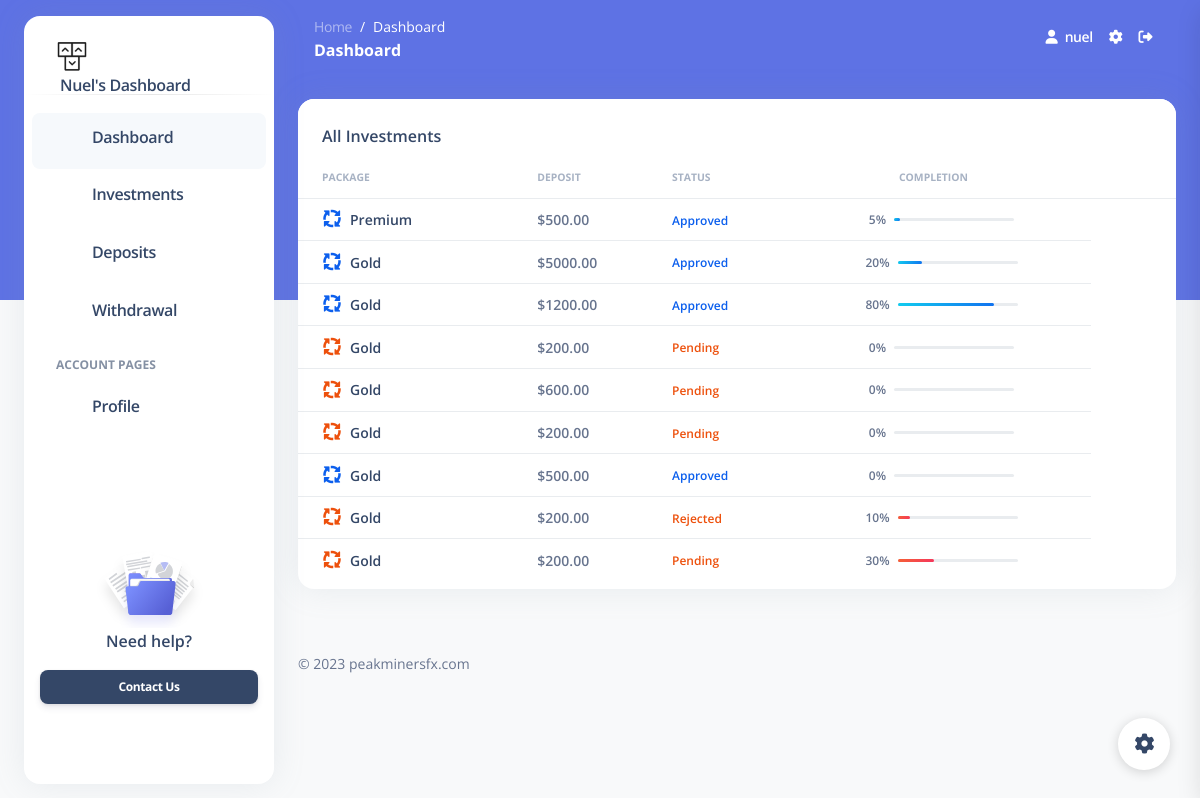
The page /dashboard/investments (signed in) on the database its author committed.
### core/models.py (models this page shows, shortened)
class User(AbstractUser):
    balance = models.DecimalField(max_digits=12, decimal_places=2, default=0.00)
    country = CountryField()
    gender = models.CharField(max_length=10, choices=GENDER_CHOICES)
    groups = models.ManyToManyField(
        "auth.Group", related_name="custom_user_set", blank=True
    )
    user_permissions = models.ManyToManyField(
        "auth.Permission", related_name="custom_user_set", blank=True
    )
    class Meta:
        ordering = ["balance"]

class Deposit(models.Model):
    user = models.ForeignKey(User, on_delete=models.CASCADE)
    amount = models.DecimalField(max_digits=12, decimal_places=2)
    created_at = models.DateTimeField(auto_now_add=True)
    status = models.CharField(
        max_length=20, choices=STATUS_CHOICES, default=STATUS_CHOICES[0][1]
    )
    investment_plan = models.ForeignKey(
        InvestmentPlan, on_delete=models.CASCADE, related_name="deposits"
    )
    completion_percentage = models.IntegerField(default=0)
    class Meta:
        ordering = ["-created_at"]

class InvestmentPlan(models.Model):
    name = models.CharField(max_length=100)
    duration = models.PositiveIntegerField(help_text="Duration in days")
    interest_rate = models.DecimalField(max_digits=10, decimal_places=2)
    minimum_deposit = models.DecimalField(max_digits=20, decimal_places=2)
    class Meta:
        ordering = ["minimum_deposit"]

### dashboard/views.py (the view)
# urls.py: path("investments", InvestmentView.as_view(), name="investments"),
class InvestmentView(LoginRequiredMixin, TemplateView):
    template_name = "dashboard/investments.html"
    def get_context_data(self, **kwargs: Any) -> Dict[str, Any]:
        context = super().get_context_data(**kwargs)
        deposit = Deposit.objects.filter(user=self.request.user)
        context["deposit"] = deposit
        return context

### dashboard/templates/dashboard/investments.html
{%extends 'dashboard/base.html'%} {%load static%} {%block content%}
<div class="container-fluid py-4">
  <div class="row">
    <div class="col-12">
      <div class="card mb-4">
        <div class="card-header pb-0">
          <h6>All Investments</h6>
        </div>
        <div class="card-body px-0 pt-0 pb-2">
          <div class="table-responsive p-0">
            <table class="table align-items-center justify-content-center mb-0">
              <thead>
                <tr>
                  <th
                    class="text-uppercase text-secondary text-xxs font-weight-bolder opacity-7"
                  >
                    Package
                  </th>
                  <th
                    class="text-uppercase text-secondary text-xxs font-weight-bolder opacity-7 ps-2"
                  >
                    Deposit
                  </th>
                  <th
                    class="text-uppercase text-secondary text-xxs font-weight-bolder opacity-7 ps-2"
                  >
                    Status
                  </th>
                  <th
                    class="text-uppercase text-secondary text-xxs font-weight-bolder text-center opacity-7 ps-2"
                  >
                    Completion
                  </th>
                  <th></th>
                </tr>
              </thead>
              <tbody>
                {%for d in deposit%}
                <tr>
                  <td>
                    <div class="d-flex px-2">
                      <div class="mx-2">
                        {%if d.status == "Pending" or d.status == "Rejected"%}
                        <i
                          class="fa-solid fa-arrows-spin fa-lg"
                          style="color: #ed500c"
                        ></i>
                        {%else%}
                        <i
                          class="fa-solid fa-arrows-spin fa-spin fa-lg"
                          style="color: #0c5fed"
                        ></i>
                        {%endif%}
                      </div>
                      <div class="my-auto">
                        <h6 class="mb-0 text-sm">{{d.investment_plan.name}}</h6>
                      </div>
                    </div>
                  </td>
                  <td>
                    <p class="text-sm font-weight-bold mb-0">${{d.amount}}</p>
                  </td>
                  <td>
                    <span
                    class="text-xs font-weight-bold"
                    {%if d.status == "Pending" or d.status == "Rejected"%}
                    style="color: #ed500c"
                    {%else%}
                    style="color: #0c5fed"
                    {%endif%}
                    >{{d.status}}</span>
                  </td>
                  <td class="align-middle text-center">
                    <div
                      class="d-flex align-items-center justify-content-center"
                    >
                      <span class="me-2 text-xs font-weight-bold"
                        >{{d.completion_percentage}}%</span
                      >
                      <div>
                        <div class="progress">
                          <div
                            class="progress-bar  {%if d.status == "Pending" or d.status == "Rejected"%}bg-gradient-danger{%else%}bg-gradient-info{%endif%}"
                            role="progressbar"
                            aria-valuenow="{{d.completion_percentage}}"
                            aria-valuemin="0"
                            aria-valuemax="100"
                            style="width: {{d.completion_percentage}}%"
                          ></div>
                        </div>
                      </div>
                    </div>
                  </td>
                </tr>
                {%endfor%}
              </tbody>
            </table>
          </div>
        </div>
      </div>
    </div>
  </div>
</div>
{%endblock%}

### dashboard/templates/dashboard/base.html (shortened to what this page needs)
{%load static%}
<!DOCTYPE html>
<html lang="en">
<head>
  <link href="{%static 'css/nucleo-icons.css'%}" rel="stylesheet" />
  <link href="{%static 'css/nucleo-svg.css'%}" rel="stylesheet" />
  <link id="pagestyle" href="{%static 'css/argon-dashboard.css'%}" rel="stylesheet" />
</head>
<body class="g-sidenav-show   bg-gray-100">
  <aside class="sidenav bg-white navbar navbar-vertical navbar-expand-xs border-0 border-radius-xl my-3 fixed-start ms-4 " id="sidenav-main">
    <div class="sidenav-header">
      <a class="navbar-brand m-0" href="{%url 'index'%}">
        <img src="{%static 'img/logo-ct-dark.png'%}" class="navbar-brand-img h-100" alt="main_logo">
        <p class="ms-1 font-weight-bold">{{user.username | title}}'s Dashboard</p>
      </a>
    </div>
    <hr class="horizontal dark mt-0">
    <div class="collapse navbar-collapse  w-auto" id="sidenav-collapse-main">
      <ul class="navbar-nav">
        <li class="nav-item">
          <a class="nav-link active" href="{%url 'index'%}">
            <div class="icon icon-shape icon-sm border-radius-md text-center me-2 d-flex align-items-center justify-content-center">
            </div>
            <h6 class="nav-link-text ms-1">Dashboard</h6>
          </a>
        </li>
        <li class="nav-item">
          <a class="nav-link" href="{%url 'investments'%}">
            <div class="icon icon-shape icon-sm border-radius-md text-center me-2 d-flex align-items-center justify-content-center">
            </div>
            <h6 class="nav-link-text ms-1">Investments</h6>
          </a>
        </li>
        <li class="nav-item">
          <a class="nav-link " href="{% url 'deposits' %}">
            <div class="icon icon-shape icon-sm border-radius-md text-center me-2 d-flex align-items-center justify-content-center">
            </div>
            <h6 class="nav-link-text ms-1">Deposits</h6>
          </a>
        </li>
        <li class="nav-item">
          <a class="nav-link" href="{% url 'withdrawal' %}">
            <div class="icon icon-shape icon-sm border-radius-md text-center me-2 d-flex align-items-center justify-content-center">
            </div>
            <h6 class="nav-link-text ms-1">Withdrawal</h6>
          </a>
        </li>
        <li class="nav-item mt-3">
          <h6 class="ps-4 ms-2 text-uppercase text-xs font-weight-bolder opacity-6">Account pages</h6>
        </li>
        <li class="nav-item">
          <a class="nav-link " href="{% url 'profile' %}">
            <div class="icon icon-shape icon-sm border-radius-md text-center me-2 d-flex align-items-center justify-content-center">
            </div>
            <h6 class="nav-link-text ms-1">Profile</h6>
          </a>
        </li>
      </ul>
    </div>
    <div class="sidenav-footer mx-3 ">
      <div class="card card-plain shadow-none" id="sidenavCard">
        <img class="w-50 mx-auto" src="{%static 'img/illustrations/icon-documentation.svg'%}" alt="sidebar_illustration">
        <div class="card-body text-center p-3 w-100 pt-0">
          <div class="docs-info">
            <h6 class="mb-0">Need help?</h6>
          </div>
        </div>
      </div>
      <a href="{%url 'contact'%}" target="_blank" class="btn btn-dark btn-sm w-100 mb-3">Contact Us</a>
    </div>
  </aside>
  <main class="main-content position-relative border-radius-lg ">
    <nav class="navbar navbar-main navbar-expand-lg px-0 mx-4 shadow-none border-radius-xl " id="navbarBlur" data-scroll="false">
      <div class="container-fluid py-1 px-3">
        <nav aria-label="breadcrumb">
          <ol class="breadcrumb bg-transparent mb-0 pb-0 pt-1 px-0 me-sm-6 me-5">
            <li class="breadcrumb-item text-sm"><a class="opacity-5 text-white" href="{%url 'home'%}">Home</a></li>
            <li class="breadcrumb-item text-sm text-white active" aria-current="page">Dashboard</li>
          </ol>
          <h6 class="font-weight-bolder text-white mb-0">Dashboard</h6>
        </nav>
        <div class="collapse navbar-collapse mt-sm-0 mt-2 me-md-0 me-sm-4" id="navbar">
          <ul class="navbar-nav  justify-content-end">
            <li class="nav-item d-flex align-items-center">
              <a href="javascript:;" class="nav-link text-white font-weight-bold px-0">
                <i class="fa fa-user me-sm-1"></i>
                <span class="d-sm-inline d-none">{{user.username}}</span>
              </a>
            </li>
            <li class="nav-item px-3 d-flex align-items-center">
              <a href="javascript:;" class="nav-link text-white p-0">
                <i class="fa fa-cog fixed-plugin-button-nav cursor-pointer"></i>
              </a>
            </li>
            <li class="nav-item dropdown pe-2 d-flex align-items-center">
              <a href="{%url 'logout'%}" class="nav-link text-white p-0" id="dropdownMenuButton" data-bs-toggle="dropdown" aria-expanded="false">
                <i class="fa-solid fa-right-from-bracket" ></i>
              </a>
            </li>
          </ul>
        </div>
      </div>
    </nav>
    {%block content%}
    {%endblock%}
    <footer class="footer pt-3  ">
        <div class="container-fluid">
          <div class="row align-items-center justify-content-lg-between">
            <div class="col-lg-6 mb-lg-0 mb-4">
              <div class="copyright text-center text-sm text-muted text-lg-start">
                ©  peakminersfx.com
              </div>
            </div>
          </div>
        </div>
      </footer>
  </main>
  <div class="fixed-plugin">
    <a class="fixed-plugin-button text-dark position-fixed px-3 py-2">
      <i class="fa fa-cog py-2"> </i>
    </a>
  </div>
</body>
</html>

### dashboard/static/css/nucleo-svg.css (style rules this page uses)
.icon { display: inline-block; color: #111111; height: 1em; width: 1em; }
.icon-sm { height: 0.8em; width: 0.8em; }
.icon { fill: currentColor; stroke: none; }

### rows shown on the page
User: username "Nuel", username "nuel"
Deposit: investment_plan.name "Premium", amount "500.00", status "Approved", completion_percentage "5"
Deposit: investment_plan.name "Gold", amount "5000.00", status "Approved", completion_percentage "20"
Deposit: investment_plan.name "Gold", amount "1200.00", status "Approved", completion_percentage "80"
Deposit: investment_plan.name "Gold", amount "200.00", status "Pending", completion_percentage "0"
Deposit: investment_plan.name "Gold", amount "600.00", status "Pending", completion_percentage "0"
Deposit: investment_plan.name "Gold", amount "200.00", status "Pending", completion_percentage "0"
Deposit: investment_plan.name "Gold", amount "500.00", status "Approved", completion_percentage "0"
Deposit: investment_plan.name "Gold", amount "200.00", status "Rejected", completion_percentage "10"
Deposit: investment_plan.name "Gold", amount "200.00", status "Pending", completion_percentage "30"
